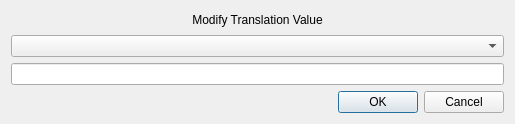
<?xml version="1.0" encoding="UTF-8"?>
<ui version="4.0">
 <class>DialogModify</class>
 <widget class="QDialog" name="DialogModify">
  <property name="geometry">
   <rect>
    <x>0</x>
    <y>0</y>
    <width>515</width>
    <height>124</height>
   </rect>
  </property>
  <property name="windowTitle">
   <string>Translation Value</string>
  </property>
  <layout class="QGridLayout" name="gridLayout">
   <item row="0" column="0">
    <widget class="QLabel" name="label">
     <property name="text">
      <string>Modify Translation Value</string>
     </property>
     <property name="alignment">
      <set>Qt::AlignCenter</set>
     </property>
    </widget>
   </item>
   <item row="3" column="0">
    <widget class="QDialogButtonBox" name="buttonBox">
     <property name="orientation">
      <enum>Qt::Horizontal</enum>
     </property>
     <property name="standardButtons">
      <set>QDialogButtonBox::Cancel|QDialogButtonBox::Ok</set>
     </property>
    </widget>
   </item>
   <item row="1" column="0">
    <widget class="QComboBox" name="comboBox"/>
   </item>
   <item row="2" column="0">
    <widget class="QLineEdit" name="lineEdit"/>
   </item>
  </layout>
 </widget>
 <resources/>
 <connections>
  <connection>
   <sender>buttonBox</sender>
   <signal>accepted()</signal>
   <receiver>DialogModify</receiver>
   <slot>accept()</slot>
   <hints>
    <hint type="sourcelabel">
     <x>257</x>
     <y>160</y>
    </hint>
    <hint type="destinationlabel">
     <x>157</x>
     <y>169</y>
    </hint>
   </hints>
  </connection>
  <connection>
   <sender>buttonBox</sender>
   <signal>rejected()</signal>
   <receiver>DialogModify</receiver>
   <slot>reject()</slot>
   <hints>
    <hint type="sourcelabel">
     <x>325</x>
     <y>160</y>
    </hint>
    <hint type="destinationlabel">
     <x>286</x>
     <y>169</y>
    </hint>
   </hints>
  </connection>
  <connection>
   <sender>comboBox</sender>
   <signal>currentIndexChanged(int)</signal>
   <receiver>DialogModify</receiver>
   <slot>OnItemChanged(int)</slot>
   <hints>
    <hint type="sourcelabel">
     <x>257</x>
     <y>42</y>
    </hint>
    <hint type="destinationlabel">
     <x>257</x>
     <y>84</y>
    </hint>
   </hints>
  </connection>
 </connections>
 <slots>
  <slot>OnItemChanged(int)</slot>
 </slots>
</ui>
